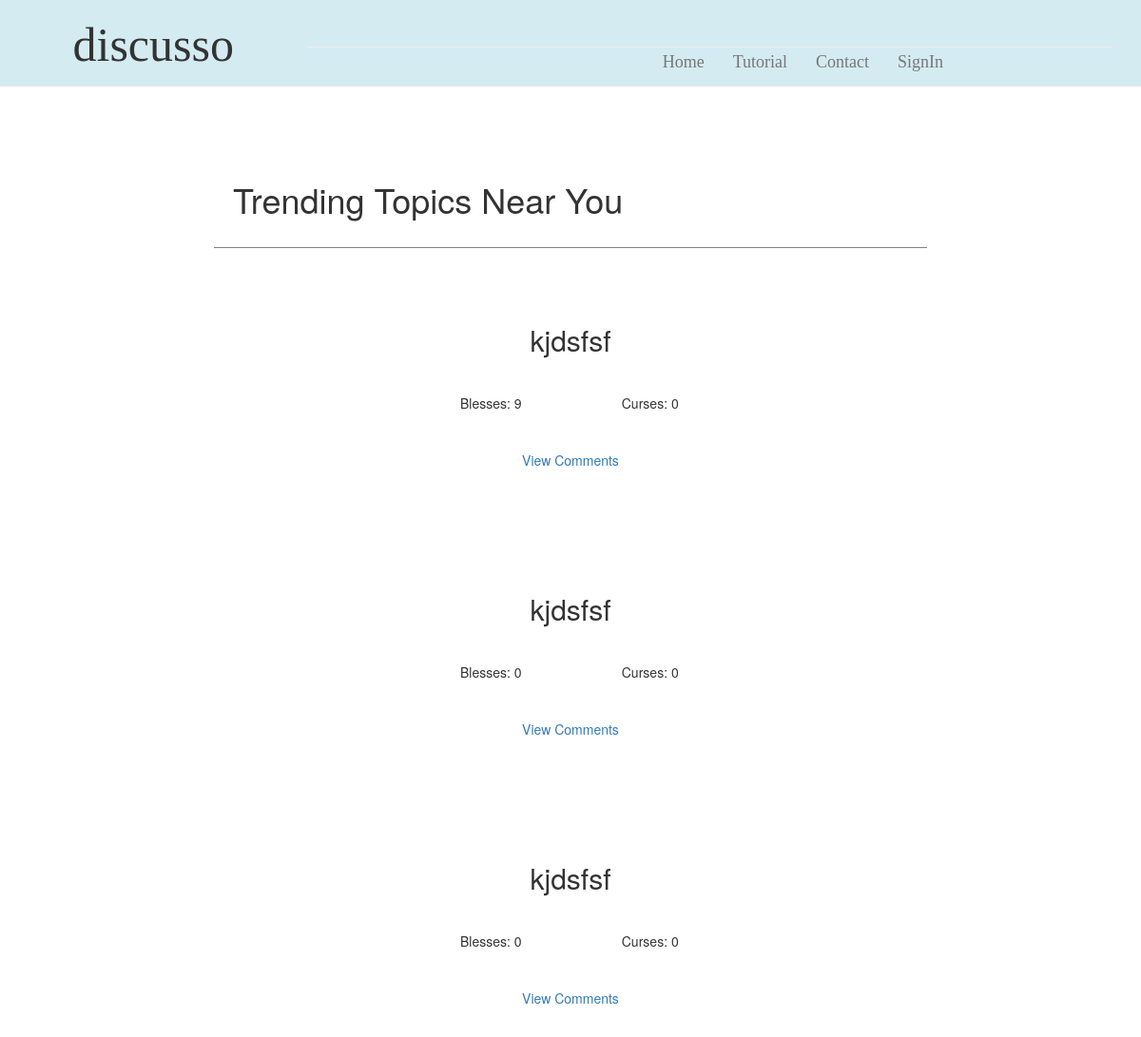
Page /homepage (upper part) on the earlier database version.
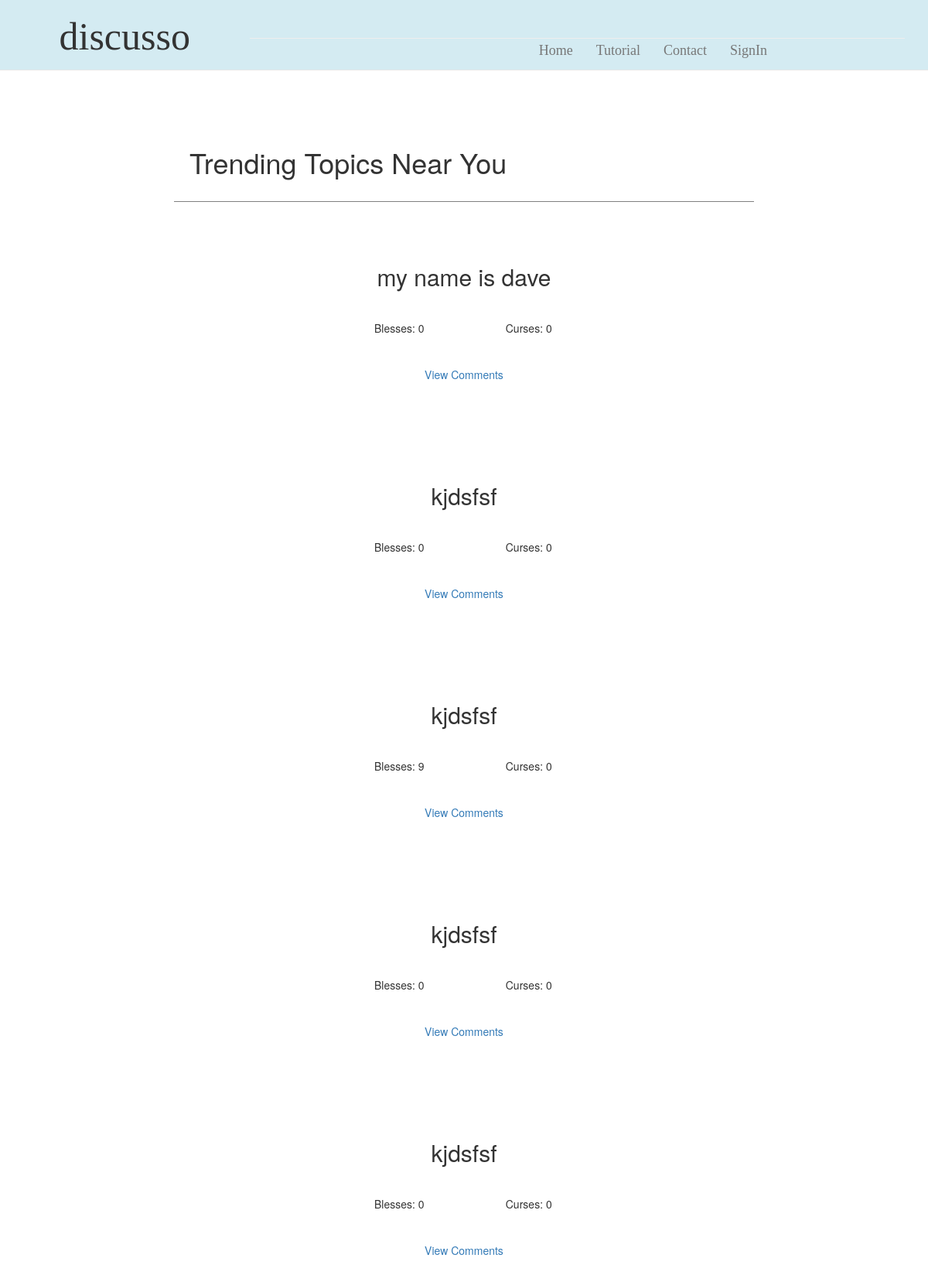
Same page on the later database version.
### app/models.py (models this page shows, shortened)
class Post(db.Model):
    id = db.Column(db.Integer, primary_key=True)
    title = db.Column(db.String(64))
    desc = db.Column(db.String(248))
    blesses = db.Column(db.Integer, default=0)
    curses = db.Column(db.Integer, default=0)
    timestamp = db.Column(db.DateTime, index=True, default=datetime.utcnow)
    user_id = db.Column(db.Integer, db.ForeignKey('user.id'))
    p_replies = db.relationship('Reply', backref='ogPost', lazy='dynamic')

### app/routes.py (the view)
@app.route('/', methods=['GET', 'POST'])
@app.route('/homepage', methods=['GET', 'POST'])
def homepage():
    form = MakePostForm()
    if form.validate_on_submit():
        post = Post(title=form.title.data, desc=form.desc.data,
                    user_id=current_user.id)
        db.session.add(post)
        db.session.commit()
        return render_template('homepage.html', title='Home', posts=Post.query.all(), form=form)
    return render_template('homepage.html', title='Home', posts=Post.query.all(), form=form)

### app/templates/homepage.html (shortened to what this page needs)
{% extends "topbar.html" %}
{% block content %}
<div class="container-fluid">
	<div class="leftSide col-lg-2">
	</div>
	<div class="homePage col-lg-8">
		<div class="special">
			<h1> Trending Topics Near You</h1>
		</div>
		{%for post in posts|reverse %}
		<div class="sampleTopic">
			<div class="heading">
				<h2> {{ post.title }} </h2>
			</div>
			<div class="innerTopic container-fluid">
				<div class="col-lg-3"></div>
				<div class="col-lg-3">
					<p>Blesses: {{post.blesses}} </p>
				</div>
				<div class="col-lg-3">
					<p>Curses: {{post.curses}} </p>
				</div>
				<div class="col-lg-3"></div>
			</div>
			<div class="links container-fluid">
				<div class="viewComment col-lg-4"></div>
				<div class="viewComment col-lg-4">
					<p><a href="{{ url_for('topic',postid = '') }}{{post.id}}"> View Comments </a> </p>
				</div>
				<div class="viewComment col-lg-4"></div>
			</div>
		</div>
		{% endfor %}
	</div>
	<div class="rightSide col-lg-2">
	</div>
</div>
{% endblock %}

### app/templates/topbar.html (shortened to what this page needs)
<html>
<head>
    <link rel="stylesheet" href="https://maxcdn.bootstrapcdn.com/bootstrap/3.4.0/css/bootstrap.min.css">
    <link rel="stylesheet" type="text/css" href="{{ url_for('static',filename='stylesheet.css') }}">
</head>
<body>
    <nav class="hidden-xs hidden-sm navbar navbar-default navbar-fixed-top">
        <div class="top container-fluid">
            <div class="hidden-xs hidden-sm navTitle col-lg-3">
                <div class="nav-brand">
                    <h1>discusso</h1>
                </div>
            </div>
            <div class="hidden-xs hidden-sm topbarRight col-lg-9">
                <div class="page-header">
                    <ul class="nav navbar-nav navbar-right">
                        <li><a href="{{ url_for('homepage') }}">Home</a></li>
                        <li><a href="{{ url_for('tutorial') }}">Tutorial</a></li>
                        <li><a href="{{ url_for('contact') }}">Contact</a></li>
                        {% if current_user.is_anonymous %}
                        <li><a href="{{ url_for('signin') }}">SignIn</a></li>
                        {% else %}
                        <li><a href="{{ url_for('profile',userid = '') }}{{current_user.id}}">Profile</a></li>
                        <li><a href="{{ url_for('logout') }}">Sign Out</a></li>
                        {% endif %}
                    </ul>
                </div>
            </div>
        </div>
    </nav>
    {% block content %}{% endblock %}
</body>
</html>

### app/static/stylesheet.css (style rules this page uses)
@media (min-width: 900px) { body { padding-top: 150px; } }
.navbar-default { text-align: center; background-color: #d4ebf2; font-family: Cambria, Cochin, Georgia, Times, 'Times New Roman', serif; font-size: large; }
.nav { padding-right: 30%; }
.page-header { padding-left: 30%; }
.navTitle h1 { font-size: 50px; }
.sampleTopic { padding: 30px; text-align: center; border: 10px; }
.innerTopic { padding: 10px; }
.links { padding: 20px; }
.special { padding: 20px; border-bottom: 1px solid grey; margin-bottom: 10px; }
.heading { text-align: center; border-bottom: 1px; padding: 20px; }

Differences in the rows shown:
added Post: title "my name is dave", blesses "0", curses "0"
added Post: title "kjdsfsf", blesses "0", curses "0"
